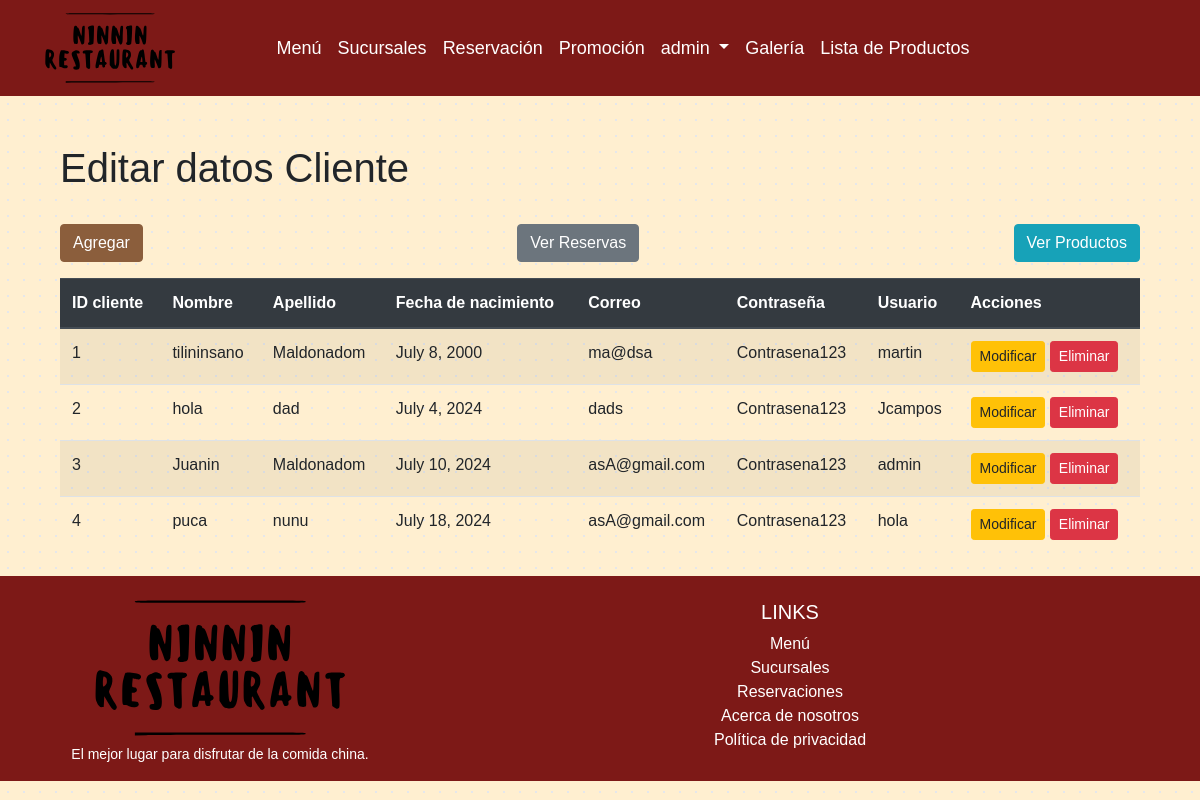
The page /clientes/crud (signed in) on the database its author committed.
### clientes/models.py (models this page shows, shortened)
class Cliente(models.Model):
    user   = models.OneToOneField(User, on_delete=models.CASCADE)
    nombre = models.CharField(max_length=100)
    apellido = models.CharField(max_length=100)
    fecha_nacimiento = models.DateField()
    email = models.EmailField()
    password = models.CharField(max_length=100)

### clientes/views.py (the view)
# urls.py: path('crud', views.crud_clientes, name='crud'),
@staff_member_required
def crud_clientes(request):
    clientes = Cliente.objects.all()
    context = {'clientes' : clientes}
    return render(request, 'clientes/clientes_list.html',context)

### clientes/templates/clientes/clientes_list.html (shortened to what this page needs)
{% extends "clientes/base.html" %}
{% block content %}
    <div class="container mt-5">
        <h1>Editar datos Cliente</h1>
        <br>
        <div class="d-flex justify-content-between mb-3">
            <button type="button" class="btn btn-primary">
                <a href="{% url 'clientesAdd' %}" class="text-white">Agregar</a>
            </button>
            <button type="button" class="btn btn-secondary">
                <a href="{% url 'reserva_list' %}" class="text-white">Ver Reservas</a>
            </button>
            <button type="button" class="btn btn-info">
                <a href="{% url 'crud_producto' %}" class="text-white">Ver Productos</a>
            </button>
        </div>
        <table class="table table-striped">
            {% if clientes %}
                <thead class="thead-dark">
                    <tr>
                        <th scope="col">ID cliente</th>
                        <th scope="col">Nombre</th>
                        <th scope="col">Apellido</th>
                        <th scope="col">Fecha de nacimiento</th>
                        <th scope="col">Correo</th>
                        <th scope="col">Contraseña</th>
                        <th scope="col">Usuario</th>
                        <th scope="col">Acciones</th>
                    </tr>
                </thead>
                <tbody>
                    {% for x in clientes %}
                        <tr>
                            <td>{{ x.id }}</td>
                            <td>{{ x.nombre }}</td>
                            <td>{{ x.apellido }}</td>
                            <td>{{ x.fecha_nacimiento }}</td>
                            <td>{{ x.email }}</td>
                            <td>{{ x.password }}</td>
                            <td>{{ x.user }}</td>
                            <td>
                                <a href="{% url 'clientes_findEdit' pk=x.id %}" class="btn btn-warning btn-sm">Modificar</a>
                                <a href="{% url 'clientes_del' pk=x.id %}" class="btn btn-danger btn-sm">Eliminar</a>
                            </td>
                        </tr>
                    {% endfor %}
                </tbody>
            {% else %}
                <tr>
                    <td colspan="8" class="text-center">No hay clientes disponibles</td>
                </tr>
            {% endif %}
        </table>
    </div>
{% endblock %}

### clientes/templates/clientes/base.html (shortened to what this page needs)
{% load static %}
<!DOCTYPE html>
<html lang="es">
<head>
    <link rel="stylesheet" href="https://cdn.jsdelivr.net/npm/bootstrap@4.6.2/dist/css/bootstrap.min.css"
>
    <link rel="stylesheet" href="{% static 'Layout/style.css' %}">
</head>
<body class="is-preload">
    <div id="page-wrapper">
        <header id="header">
            <nav id="navbar" class="navbar navbar-expand-lg navbar-dark custom-navbar">
                <div class="container">
                    <a class="navbar-brand" href="{% url 'index' %}">
                        <img src="{% static 'Components/icons/icono.svg' %}" alt="Logo" class="navbar-logo">
                    </a>
                    <div class="collapse navbar-collapse" id="navbarNav">
                        <ul class="navbar-nav mx-auto custom-nav">
                            <li class="nav-item">
                                <a class="nav-link" href="{% url 'comidas' %}">Menú</a>
                            </li>
                            <li class="nav-item">
                                <a class="nav-link" href="{% url 'sucursal' %}">Sucursales</a>
                            </li>
                            <li class="nav-item">
                                <a class="nav-link" href="{% url 'reserva_add' %}">Reservación</a>
                            </li>
                            <li class="nav-item">
                                <a class="nav-link" href="{% url 'promociones' %}">Promoción</a>
                            </li>
                            {% if user.is_authenticated %}
                                <li class="nav-item dropdown">
                                    <a class="nav-link dropdown-toggle" href="#" id="navbarDropdown" role="button"
                                        data-toggle="dropdown" aria-haspopup="true" aria-expanded="false">
                                        {{ user.username }}
                                    </a>
                                </li>
                            {% else %}
                                <li class="nav-item">
                                    <a href="{% url 'login' %}" class="nav-link">Iniciar sesión</a>
                                </li>
                            {% endif %}
                            <li {% if clase == 'galeria' %} class="current" {% endif %}>
                                <a href="{% url 'galeria' %}" class="nav-link">Galería</a>
                            </li>
                            {% if user.is_authenticated %}
                                <li class="nav-item">
                                    <a class="nav-link" href="{% url 'producto_list_usuario_comun' %}">Lista de Productos</a>
                                </li>
                            {% endif %}
                        </ul>
                    </div>
                </div>
            </nav>
        </header>
        <div id="content-wrapper">
            <div class="container mt-5">
                {% block content %}
                {% endblock %}
            </div>
        </div>
        <footer id="footer"
            class="page-footer font-small pt-4 mt-4 d-flex flex-column align-items-center justify-content-center"
            style="background-color: #7D1917; color: white;">
            <div class="container text-center">
                <div class="row justify-content-center">
                    <div class="col-md-4 mt-md-0 mt-3">
                        <img src="{% static 'Components/icons/icono.svg' %}" alt="Logo" class="footer-logo mb-2">
                        <p>El mejor lugar para disfrutar de la comida china.</p>
                    </div>
                    <div class="col-md-8 mb-md-0 mb-3">
                        <h5 class="text-uppercase">Links</h5>
                        <ul class="list-unstyled">
                            <li><a href="{% url 'comidas' %}" class="footer-link">Menú</a></li>
                            <li><a href="{% url 'sucursal' %}" class="footer-link">Sucursales</a></li>
                            <li><a href="{% url 'reserva_add' %}" class="footer-link">Reservaciones</a></li>
                            <li><a href="#" class="footer-link">Acerca de nosotros</a></li>
                            <li><a href="#" class="footer-link">Política de privacidad</a></li>
                        </ul>
                    </div>
                </div>
            </div>
        </footer>
    </div>
</body>
</html>

### mysite/static/Layout/style.css (style rules this page uses)
body { background: radial-gradient(#e5e7eb 1px, transparent 1px); background-color: #FFEFD0; background-size: 16px 16px; font-family: Arial, sans-serif; }
p { font-size: 14px; }
.navbar { background-color: #7D1917; }
.nav-link { color: white !important; font-size: 18px; }
.navbar-logo { width: 130px; height: auto; }
@media (min-width: 992px) { .custom-nav { transform: translateX(-50px); } }
.footer-logo { width: 250px; margin-bottom: 20px; }
.page-footer { color: white; background-color: #7D1917; }
.footer-link { color: white; text-decoration: none; }
.btn-primary { background-color: #8b5e3c; border-color: #8b5e3c; }
.navbar { position: relative; z-index: 1000; }

### rows shown on the page
Cliente: id "1", nombre "tilininsano", apellido "Maldonadom", fecha_nacimiento "July 8, 2000", email "ma@dsa", password "Contrasena123", user "martin"
Cliente: id "2", nombre "hola", apellido "dad", fecha_nacimiento "July 4, 2024", email "dads", password "Contrasena123", user "Jcampos"
Cliente: id "3", nombre "Juanin", apellido "Maldonadom", fecha_nacimiento "July 10, 2024", email "asA@gmail.com", password "Contrasena123", user "admin"
Cliente: id "4", nombre "puca", apellido "nunu", fecha_nacimiento "July 18, 2024", email "asA@gmail.com", password "Contrasena123", user "hola"

### other values the page prints
{{ user.username }} "admin"
